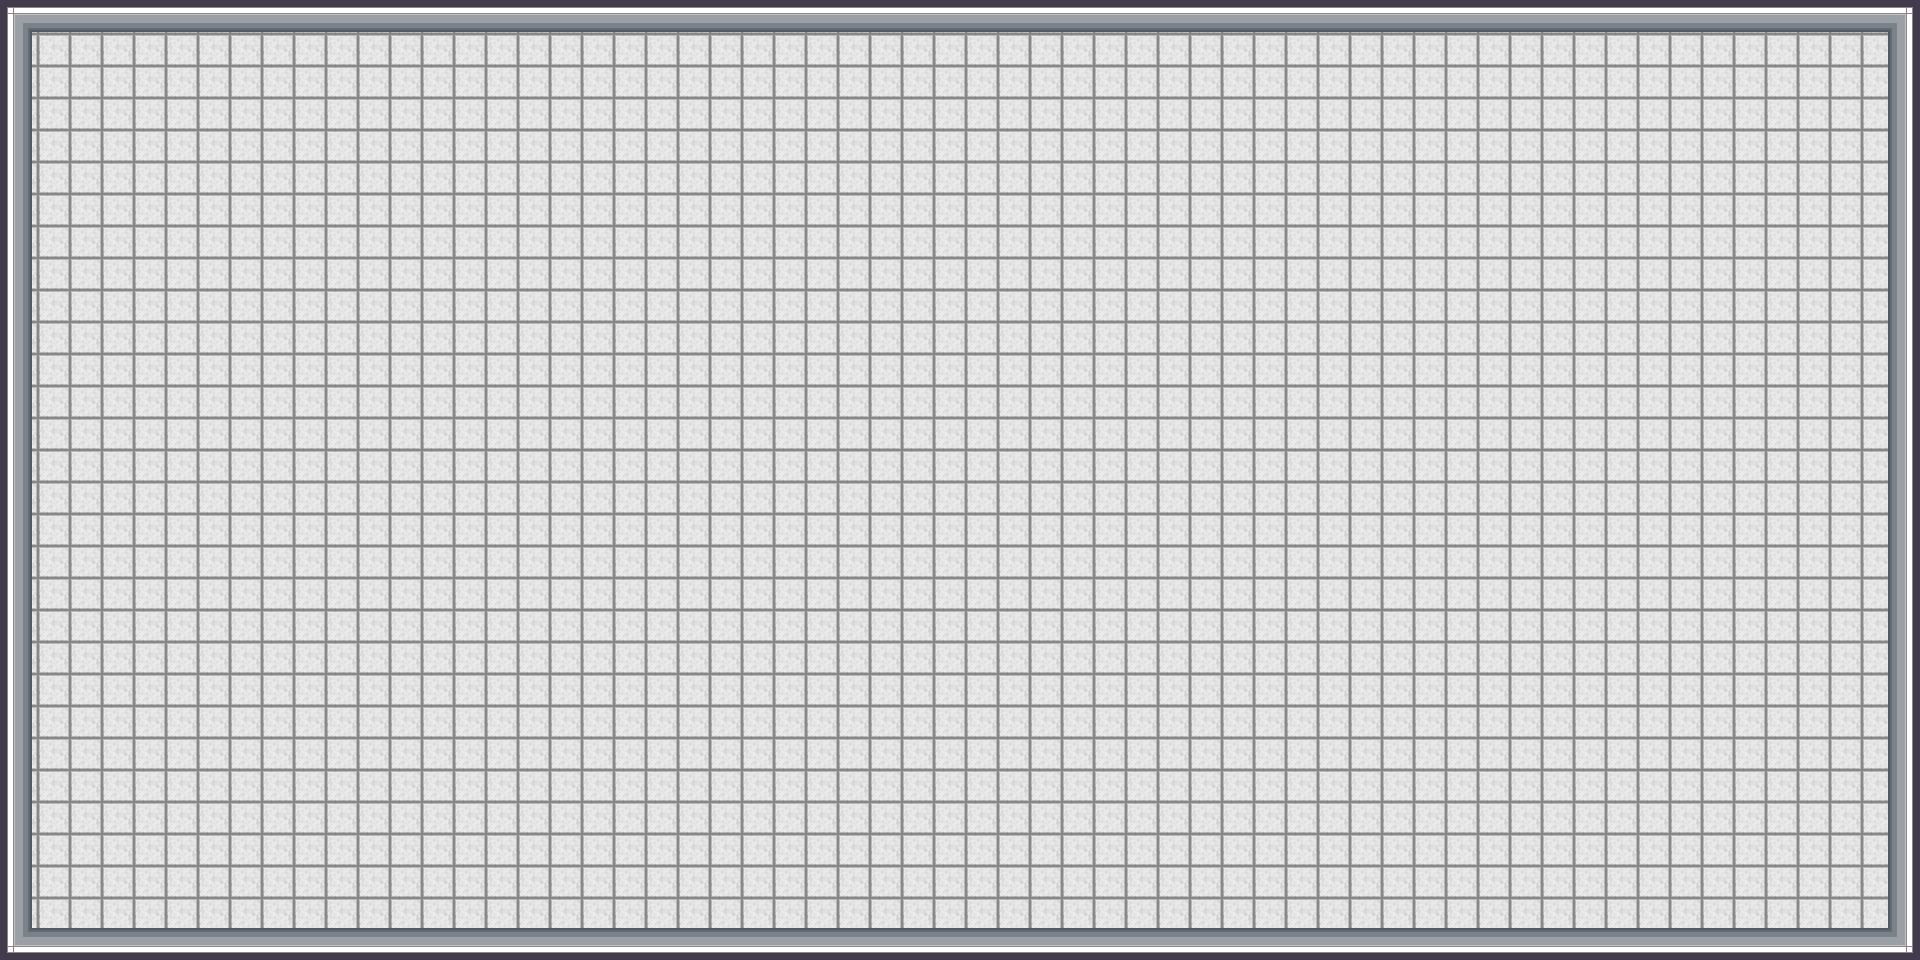

The image is a tile-based game level rendered from a .tmx file. Its description and source (layers, tilesets, objects; grid data summarised) follow:
An orthogonal 60x30 tile map with 32x32 px tiles, 2 tile layers (floor, walls).

<map version="1.9" tiledversion="1.9.2" orientation="orthogonal" renderorder="right-down" width="60" height="30" tilewidth="32" tileheight="32" infinite="0" nextlayerid="3" nextobjectid="1">
 <tileset firstgid="1" source="Tilemap.tsx" />
 <layer id="2" name="floor" width="60" height="30" offsetx="6" offsety="2">
  <data>[1800 cells, 1800 non-empty, 1 distinct tile ids]</data>
 </layer>
 <layer id="1" name="walls" width="60" height="30">
  <data>[1800 cells, 176 non-empty, 8 distinct tile ids]</data>
 </layer>
</map>
